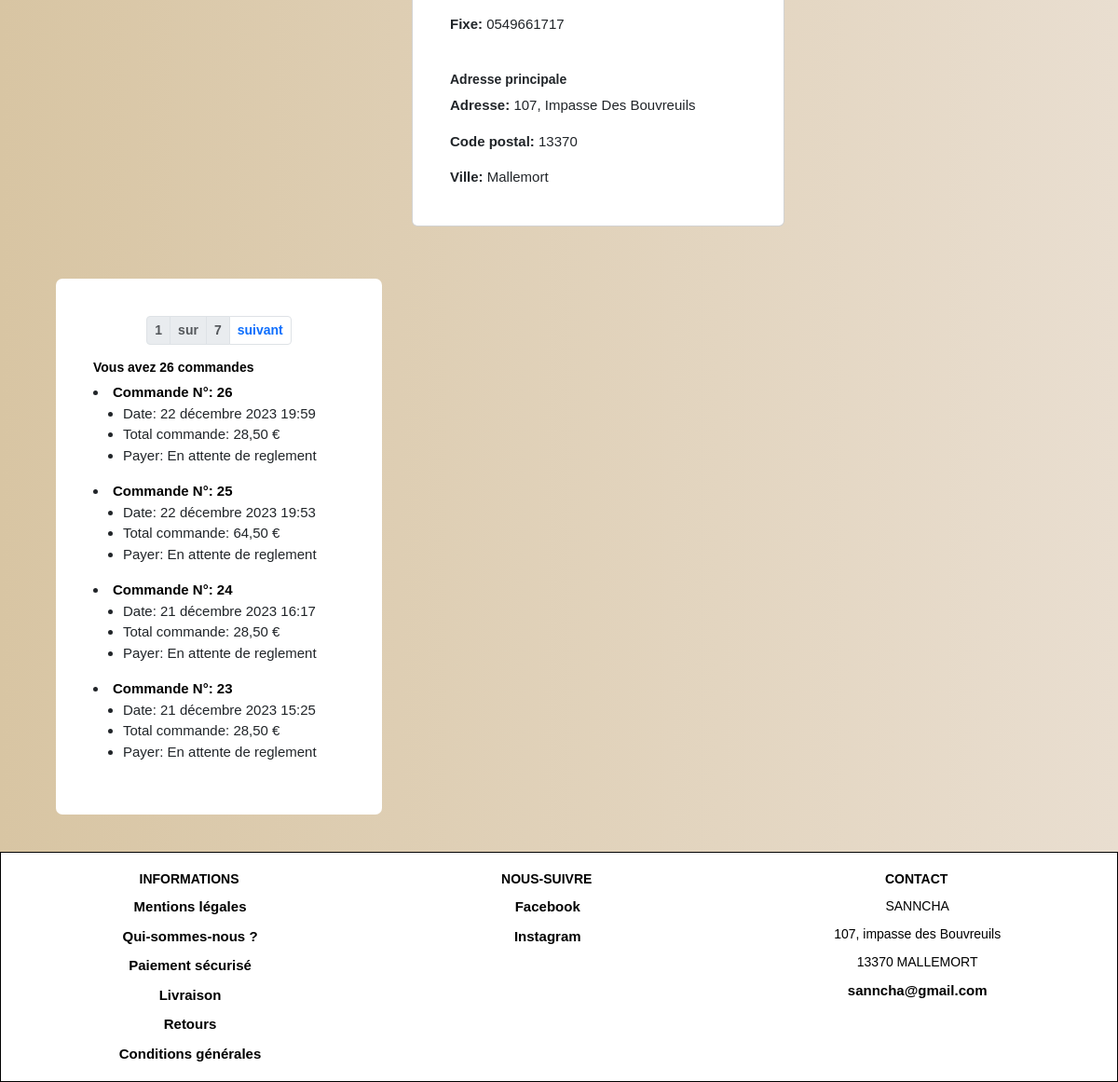
Before: /account/dashboard/ (signed in, lower part) with the older database file.
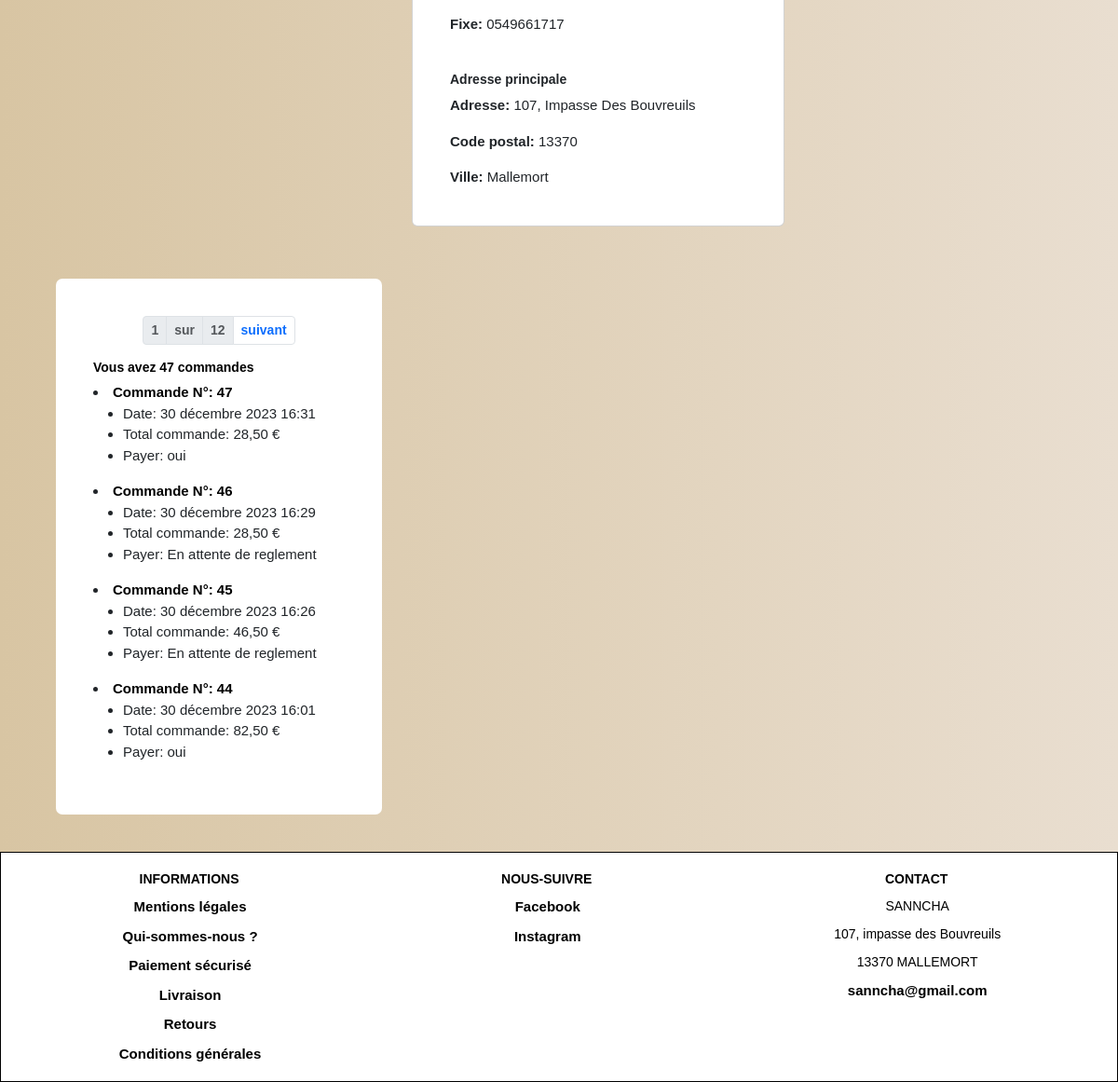
After: the same page with the newer database file.
### account/models.py (models this page shows, shortened)
class Profile(models.Model):
    GENRE = (
        ('aucun', 'aucun'),
        ('Mme.', 'Mme.'),
        ('Mr.', 'Mr.'),
    )
    user = models.OneToOneField(settings.AUTH_USER_MODEL, on_delete=models.CASCADE)
    date_of_birth = models.DateField(blank=True, null=True)
    address_primary = models.CharField(max_length=250)
    complement_adress_primary = models.CharField(max_length=250, blank=True, null=True)
    postal_code_primary = models.CharField(max_length=20)
    city_primary = models.CharField(max_length=100)
    phoneNumber1 = models.CharField(max_length=16, blank=True, null=True)
    phoneNumber2 = models.CharField( max_length=16, blank=True, null=True)
    address_secondery = models.CharField(max_length=250, blank=True, null=True)
    complement_adress_secondary = models.CharField(max_length=250, blank=True, null=True)
    postal_code_secondery = models.CharField(max_length=20, blank=True, null=True)
    city_secondery = models.CharField(max_length=100, blank=True, null=True)
    genre = models.CharField(choices=GENRE, default=1, max_length=20)

### order/models.py (models this page shows, shortened)
class Order(models.Model):
    user = models.ForeignKey(settings.AUTH_USER_MODEL, on_delete=models.CASCADE, related_name='order_user')
    created = models.DateTimeField(auto_now_add=True)
    updated = models.DateTimeField(auto_now=True)
    total_order = models.DecimalField(max_digits=5, decimal_places=2)
    order_key = models.CharField(max_length=200)
    paid_status = models.BooleanField(default=False)
    stripe_id = models.CharField(max_length=250, blank=True)
    class Meta:
        ordering = ('-created',)
    def get_absolute_url(self):
        return reverse('order_list_by_order', args=[self.id])

### account/views.py (the view)
# urls.py: path("dashboard/", dashboard, name="dashboard"),
@login_required
def dashboard(request, orders_id=None):
	orders = None
	order_item = None
	if request.user.is_authenticated:
		user = User.objects.get (id=request.user.id)
		profile = Profile.objects.all()
		user_profile = profile.filter(user=user)
		order = Order.objects.filter(user=user)
		nb_order = order.count()
		paginator = Paginator(Order.objects.filter(user=user), 4)
		page_number = request.GET.get('page')
		try:
			p_order = paginator.page(page_number)
		except PageNotAnInteger:
			p_order = paginator.page(1)
		except EmptyPage:
			p_order = paginator.page(paginator.num_pages)
		nb_pages = "a" * p_order.paginator.num_pages
		if orders_id:
			orders = get_object_or_404(Order, id=orders_id)
			order_item = OrderItem.objects.filter(order_id=orders_id)
	else:
		return redirect("login")
	context = {
		"p_order": p_order,
		"orders": orders,
		"nb_pages": nb_pages,
		"order_item": order_item,
		"nb_order": nb_order,
		"user": user,
		"user_profile": user_profile,
	}
	return render(request, 'account/dashboard.html', context)

### cart/cart.py (called while the page is built)
	def __len__(self):
		return sum(item['quantity'] for item in self.cart.values())

### cart/context_processors.py (called while the page is built)
def cart(request):
	return {'cart': Cart(request)}

### account/templates/account/dashboard.html (shortened to what this page needs)
{% extends "base.html" %}
{% load static %}
{% block css %}
  <link rel="stylesheet" type="text/css" href="{% static 'css/style.css' %}">
{% endblock css %}
{% block content %}
<div id="dashboard">
  <div class="group">
    <div class="block">
      <div class="menu">
      </div>
      <div class="profil">
        <div class="card w-100 mb-3">
          <div class="card-body" style="padding: 40px;">
            {% for item in user_profile %}
            <br/>
            {% if item.phoneNumber2 is not None %}
              <p class="card-text" style="font-size: 15px;"><span style="font-weight: 600;">Fixe: </span>{{ item.phoneNumber2 }}</p>
            {% endif %}
            <br/>
            <h5 class="card-title">Adresse principale</h5>
            <p class="card-text" style="font-size: 15px;"><span style="font-weight: 600;">Adresse: </span>{{ item.address_primary }}</p>
            <p class="card-text" style="font-size: 15px;"><span style="font-weight: 600;">Code postal: </span>{{ item.postal_code_primary }}</p>
            <p class="card-text" style="font-size: 15px;"><span style="font-weight: 600;">Ville: </span>{{ item.city_primary }}</p>
            {% endfor %}
          </div>
        </div>
      </div>
      <div class="order-list" style="min-width: 350px;">
        {% if order_item is None %}
        <div {% if not order %}class="selected"{% endif %}>
          {% if nb_order == 1 %}
            <h5><a href="{% url 'dashboard' %}#nav">Vous avez {{ nb_order }} commande</a></h5>
          {% elif nb_order > 1 %}
            {% include 'account/layouts/pagination_order.html' %}
            <h5> <a href="{% url 'dashboard' %}#nav">Vous avez {{ nb_order }} commandes</a></h5>
          {% else %}
            <h5>Vous n'avez pas de commande</h5>
          {% endif %}
        </div>
        <div class="list" style="font-size: 15px;"
          <ul>
            {% for item in p_order %}
            <li {% if orders_id == item.id %}class="selected"{% endif %}><a href="{{ item.get_absolute_url }}#dashboard">Commande N°: {{ item.id }}</a></li>
            <ul class="order">
              <li>Date: {{ item.created }} </li>
              <li>Total commande: {{ item.total_order }} €</li>
              {% if item.paid_status == False %}
              <li>Payer: En attente de reglement</li>
              {% else %}
              <li>Payer: oui </li>
              {% endif %}
            </ul>
            {% endfor %}
        </div>
      {% endif %}
    </div>
  </div>
</div>
{% endblock content %}

Changed rows visible on the page:
no longer on this page (row unchanged): Order: id "26", created "22 décembre 2023 19:59", total_order "28,50", paid_status "Payer: En attente de reglement"
no longer on this page (row unchanged): Order: id "25", created "22 décembre 2023 19:53", total_order "64,50", paid_status "Payer: En attente de reglement"
no longer on this page (row unchanged): Order: id "24", created "21 décembre 2023 16:17", total_order "28,50", paid_status "Payer: En attente de reglement"
no longer on this page (row unchanged): Order: id "23", created "21 décembre 2023 15:25", total_order "28,50", paid_status "Payer: En attente de reglement"
added Order: id "47", created "30 décembre 2023 16:31", total_order "28,50", paid_status "Payer: oui"
added Order: id "46", created "30 décembre 2023 16:29", total_order "28,50", paid_status "Payer: En attente de reglement"
added Order: id "45", created "30 décembre 2023 16:26", total_order "46,50", paid_status "Payer: En attente de reglement"
added Order: id "44", created "30 décembre 2023 16:01", total_order "82,50", paid_status "Payer: oui"
Other visible differences:
{{ p_order.paginator.num_pages }}: "7" → "12"
{{ nb_order }}: "26" → "47"
